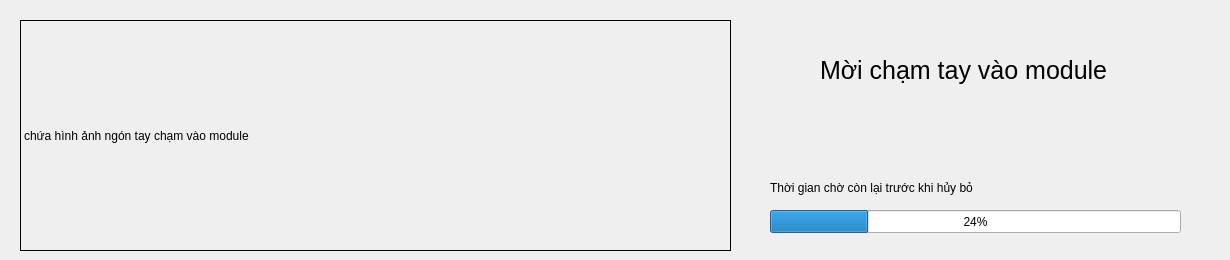
    <widget class="QWidget" name="Modulenhanvantay">
     <widget class="QLabel" name="label_32">
      <property name="geometry">
       <rect>
        <x>20</x>
        <y>20</y>
        <width>711</width>
        <height>231</height>
       </rect>
      </property>
      <property name="frameShape">
       <enum>QFrame::Box</enum>
      </property>
      <property name="text">
       <string>chứa hình ảnh ngón tay chạm vào module</string>
      </property>
     </widget>
     <widget class="QLabel" name="nhanantaynguoidung">
      <property name="geometry">
       <rect>
        <x>820</x>
        <y>40</y>
        <width>401</width>
        <height>61</height>
       </rect>
      </property>
      <property name="font">
       <font>
        <pointsize>19</pointsize>
       </font>
      </property>
      <property name="text">
       <string>Mời chạm tay vào module</string>
      </property>
     </widget>
     <widget class="QProgressBar" name="progressBar2">
      <property name="geometry">
       <rect>
        <x>770</x>
        <y>210</y>
        <width>411</width>
        <height>23</height>
       </rect>
      </property>
      <property name="value">
       <number>24</number>
      </property>
     </widget>
     <widget class="QLabel" name="label_35">
      <property name="geometry">
       <rect>
        <x>770</x>
        <y>180</y>
        <width>221</width>
        <height>16</height>
       </rect>
      </property>
      <property name="text">
       <string>Thời gian chờ còn lại trước khi hủy bỏ</string>
      </property>
     </widget>
    </widget>
